Frame 1 (no input): blank canvas, image omitted
Frame 60 (the mouse pressed at the canvas centre just before this capture): blank canvas, image omitted
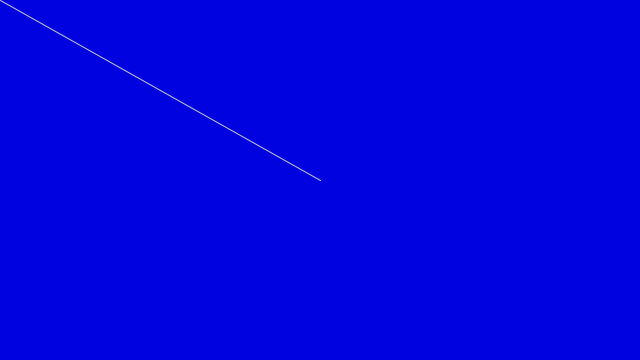
Frame 120 (the mouse held since frame 60 and released just before this capture)

The Processing sketch whose frames 1 and 60 were blank and that drew this single picture after the mouse press (run headless with seeded random() and noise(); from frame 60 on, the mouse is pressed at the canvas centre):

// Processing sketch: sketch_190605c
// ── sketch_190605c.pde
float[] x = new float[40];
float[] y = new float[40];
float segLength = 100;

void setup() {
  size(640, 360);
  background(735);
}

void draw() {
  stroke(200);
  if (mousePressed == true) {
    line(mouseX, mouseY, pmouseX, pmouseY);
  }
}

void dragSegment(int i, float xin, float yin) {
  float dx = xin - x[i];
  float dy = yin - y[i];
  float angle = atan2(dy, dx);  
  x[i] = xin - cos(angle) * segLength;
  y[i] = yin - sin(angle) * segLength;
  segment(x[i], y[i], angle);
}

void segment(float x, float y, float a) {
  pushMatrix();
  translate(x, y);
  rotate(a);
  line(300, 400, segLength, 60);
  popMatrix();
}
